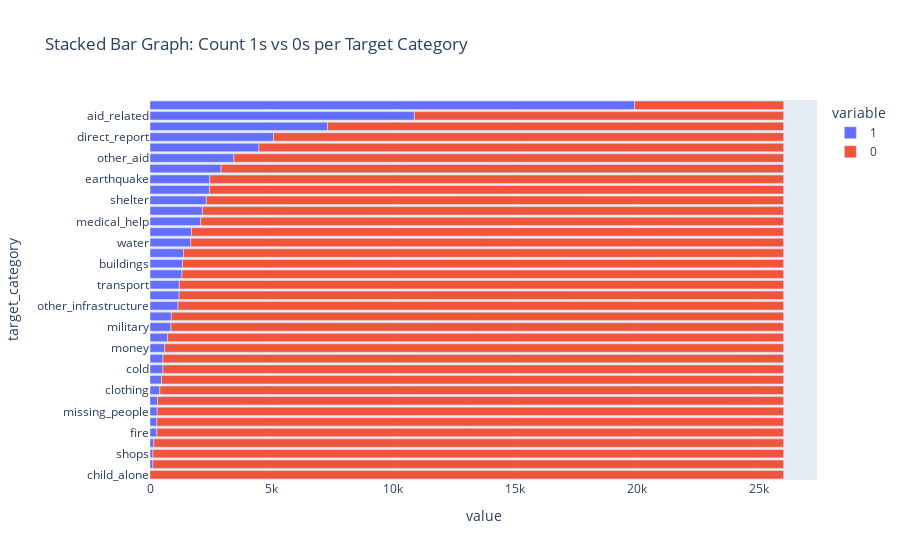

The cell this chart's notebook holds for it:
### Code cell
# https://plotly.com/python/bar-charts/
import plotly.express as px

cnt_1 = []
cnt_0 = []
row_cnt = y.shape[0]

for column in y.columns:
    count_of_ones = y[column].sum()
    cnt_1.append(count_of_ones)
    count_of_zeros = row_cnt - count_of_ones
    cnt_0.append(count_of_zeros)
    
df_target = pd.DataFrame({'1': cnt_1, '0': cnt_0})
df_target.index = y.columns
df_target = df_target.reset_index().rename(columns={'index': 'target_category'})
df_target = df_target.sort_values(by='1')

fig = px.bar(df_target, 
             x=["1", "0"], 
             y="target_category", 
             title="Stacked Bar Graph: Count 1s vs 0s per Target Category",
             orientation="h"
            )

fig.show()

### Figure 1 — Plotly figure (JSON) as saved in the notebook; plotly's stock layout.template omitted (floating-point values rounded to 4 significant figures)
{"data": [{"alignmentgroup": "True", "hovertemplate": "variable=1<br>value=%{x}<br>target_category=%{y}<extra></extra>", "legendgroup": "1", "marker": {"color": "#636efa"}, "name": "1", "offsetgroup": "1", "orientation": "h", "showlegend": true, "textposition": "auto", "type": "bar", "x": [0, 118, 120, 159, 282, 283, 298, 309, 405, 471, 530, 532, 604, 724, 860, 875, 1151, 1194, 1201, 1313, 1333, 1376, 1672, 1705, 2084, 2155, 2314, 2443, 2455, 2923, 3446, 4474, 5075, 7297, 10860, 19906], "xaxis": "x", "y": ["child_alone", "offer", "shops", "tools", "fire", "hospitals", "missing_people", "aid_centers", "clothing", "security", "cold", "electricity", "money", "search_and_rescue", "military", "refugees", "other_infrastructure", "death", "transport", "medical_products", "buildings", "other_weather", "water", "infrastructure_related", "medical_help", "floods", "shelter", "storm", "earthquake", "food", "other_aid", "request", "direct_report", "weather_related", "aid_related", "related"], "yaxis": "y"}, {"alignmentgroup": "True", "hovertemplate": "variable=0<br>value=%{x}<br>target_category=%{y}<extra></extra>", "legendgroup": "0", "marker": {"color": "#EF553B"}, "name": "0", "offsetgroup": "0", "orientation": "h", "showlegend": true, "textposition": "auto", "type": "bar", "x": [26028, 25910, 25908, 25869, 25746, 25745, 25730, 25719, 25623, 25557, 25498, 25496, 25424, 25304, 25168, 25153, 24877, 24834, 24827, 24715, 24695, 24652, 24356, 24323, 23944, 23873, 23714, 23585, 23573, 23105, 22582, 21554, 20953, 18731, 15168, 6122], "xaxis": "x", "y": ["child_alone", "offer", "shops", "tools", "fire", "hospitals", "missing_people", "aid_centers", "clothing", "security", "cold", "electricity", "money", "search_and_rescue", "military", "refugees", "other_infrastructure", "death", "transport", "medical_products", "buildings", "other_weather", "water", "infrastructure_related", "medical_help", "floods", "shelter", "storm", "earthquake", "food", "other_aid", "request", "direct_report", "weather_related", "aid_related", "related"], "yaxis": "y"}], "layout": {"barmode": "relative", "legend": {"title": {"text": "variable"}, "tracegroupgap": 0}, "title": {"text": "Stacked Bar Graph: Count 1s vs 0s per Target Category"}, "xaxis": {"anchor": "y", "domain": [0, 1], "title": {"text": "value"}}, "yaxis": {"anchor": "x", "domain": [0, 1], "title": {"text": "target_category"}}}}
